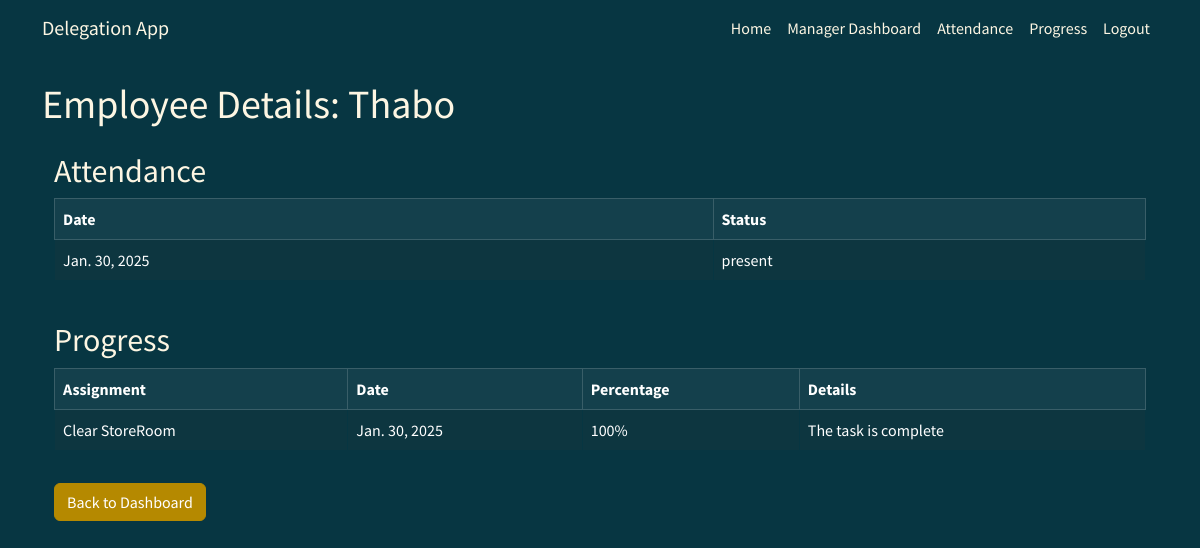
Screenshot of /employee_details/2/ (signed in) with the database file from the repository.
### tasks/models.py (models this page shows, shortened)
class Employee(models.Model):
    user = models.OneToOneField(User, on_delete=models.CASCADE)
    ROLE_CHOICES = [
        ('manager', 'Manager'),
        ('employee', 'Employee'),
    ]
    role = models.CharField(max_length=20, choices=ROLE_CHOICES, default='employee')

class Attendance(models.Model):
    employee = models.ForeignKey(Employee, on_delete=models.CASCADE)
    date = models.DateField(auto_now_add=True)
    status = models.CharField(max_length=10, choices=[('present', 'Present'), ('absent', 'Absent')], default='absent')
    class Meta:
        unique_together = ('employee', 'date')

class Progress(models.Model):
    assignment = models.ForeignKey('Assignment', on_delete=models.CASCADE)
    date = models.DateField(default=timezone.now)  # Or auto_now_add=True if you want it set only on creation
    percentage = models.IntegerField(
        validators=[MinValueValidator(0), MaxValueValidator(100)],
        default=0  # Set a default value
    )
    details = models.TextField(blank=True, null=True)
    class Meta:
        unique_together = ('assignment', 'date')  # Ensure one record per assignment per day

class Assignment(models.Model):
    STATUS_CHOICES = [
        ('pending', 'Pending'),
        ('in_progress', 'In Progress'),
        ('completed', 'Completed'),
    ]
    status = models.CharField(max_length=20, choices=STATUS_CHOICES, default='pending')
    title = models.CharField(max_length=255)
    description = models.TextField()
    deadline = models.DateField()
    employee = models.ForeignKey('Employee', on_delete=models.CASCADE, related_name='assignments') # Forward reference and related name
    created_by = models.ForeignKey(User, on_delete=models.SET_NULL, null=True, blank=True, related_name='created_assignments') # Added created_by

### tasks/views.py (the view)
# urls.py: path('employee_details/<int:employee_id>/', views.employee_details, name='employee_details'),
@login_required
@manager_required
def employee_details(request, employee_id):
    employee = get_object_or_404(Employee, pk=employee_id)
    attendances = Attendance.objects.filter(employee=employee)
    progresses = Progress.objects.filter(assignment__employee=employee)
    context = {
        'employee': employee,
        'attendances': attendances,
        'progresses': progresses,
    }
    return render(request, 'tasks/employee_details.html', context)

### tasks/views.py (called while the page is built)
def manager_required(view_func):
    @wraps(view_func)
    def _wrapped_view(request, *args, **kwargs):
        if not request.user.is_authenticated or request.user.employee.role != 'manager':
            messages.error(request, "You do not have permission to access this page.") #Using messages framework
            return redirect('employee_dashboard' if request.user.is_authenticated else 'login') # Redirect to appropriate page
        return view_func(request, *args, **kwargs)
    return _wrapped_view

### tasks/templates/tasks/employee_details.html
{% extends "tasks/base.html" %}
{% block content %}
    <h1>Employee Details: {{ employee.user.username }}</h1>
    <div class="container mt-4">
        <div class="row">
            <div class="col-md-12">
                <h2>Attendance</h2>
                <table class="table table-bordered table-hover">
                    <thead class="table-dark">
                        <tr>
                            <th>Date</th>
                            <th>Status</th>
                        </tr>
                    </thead>
                    <tbody>
                        {% for attendance in attendances %}
                            <tr>
                                <td>{{ attendance.date }}</td>
                                <td>{{ attendance.status }}</td>
                            </tr>
                        {% endfor %}
                    </tbody>
                </table>
            </div>
        </div>
        <div class="row mt-4">
            <div class="col-md-12">
                <h2>Progress</h2>
                <table class="table table-bordered table-hover">
                    <thead class="table-dark">
                        <tr>
                            <th>Assignment</th>
                            <th>Date</th>
                            <th>Percentage</th>
                            <th>Details</th>
                        </tr>
                    </thead>
                    <tbody>
                        {% for progress in progresses %}
                            <tr>
                                <td>{{ progress.assignment.title }}</td>
                                <td>{{ progress.date }}</td>
                                <td>{{ progress.percentage }}%</td>
                                <td>{{ progress.details }}</td>
                            </tr>
                        {% endfor %}
                    </tbody>
                </table>
            </div>
        </div>
        <a href="{% url 'manager_dashboard' %}" class="btn btn-primary mt-3">Back to Dashboard</a>
    </div>
{% endblock %}

### rows the page displays
Employee: user.username "Thabo"
Attendance: date "Jan. 30, 2025", status "present"
Progress: assignment "Clear StoreRoom", date "Jan. 30, 2025", percentage "100", details "The task is complete"
